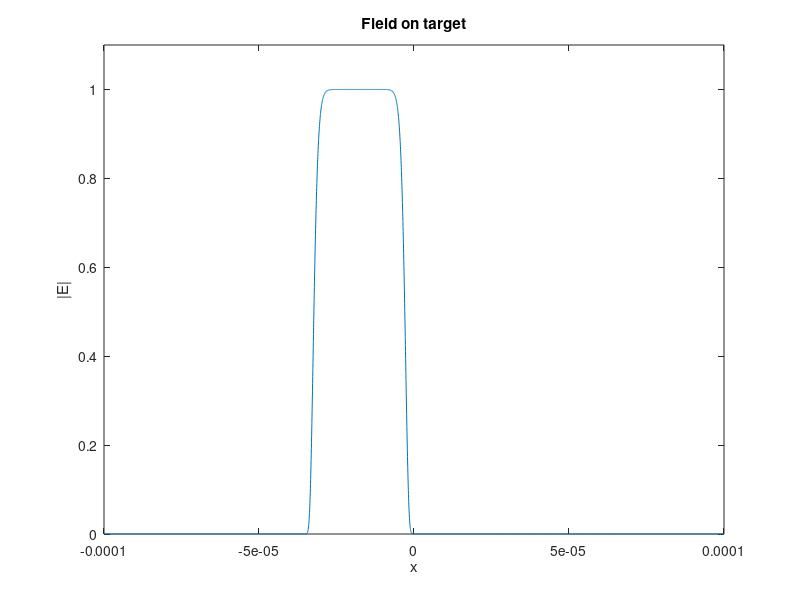
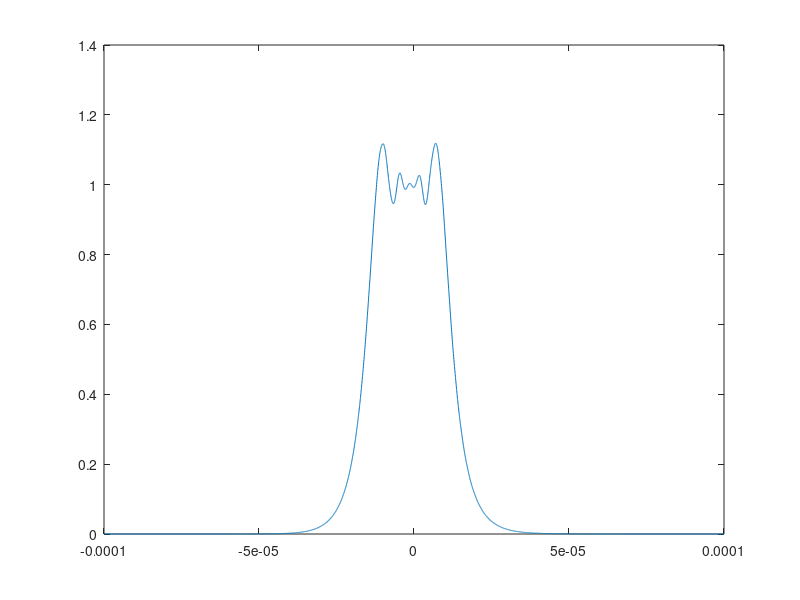

The MATLAB script that drew these images, in order: (Note: this script raises an error after producing the figures.)
%% Design and test an arbitrary beam generation

phi_deg = 80;               % tilt angle of Gaussian in deg
phi     = phi_deg * pi/180; % tilt angle of Gaussian (90deg = vertical)

d       = 100e-6;           % focal distance
lam     = 0.78e-6;           % wavelength

n_co    = 1.447;
k0      = 2*pi*n_co/lam;
w_0     = 15e-6;            % beam waist
n       = 8;               % order of super Gaussian
outP    = 0.05;

x_tar   = -d /tan(phi);
% defining the range for the grating where .mph file as grating length of
% 100 um, so  x_max - x_min need to be larger.
x_min   = -100e-6;
x_max   = 100e-6;
x  = linspace(x_min, x_max, 5000)';
x_coor = x;

glass_h = 10e-6;

%% Arbitrary field on target location
super_gaussian = @(x, phi, x_tar, w_0, n) ...
    exp(1i*k0*cos(phi) * x) .* exp(-( (x-x_tar)/w_0 ).^( 2*n ));

E_tar   = super_gaussian(x, phi, x_tar, w_0, n);
Ek_tar  = fftshift( fft( fftshift(E_tar) ) );
%%
figure(1)
plot(x, abs(E_tar))
xlabel('x')
ylim([0 1.1])
ylabel('|E|')
title('Field on target')

%% E on the grating
k       = linspace(-pi, pi, length(x) )'./(x(1) - x(2));
ky      = real( sqrt(k0^2 - k.^2) );

Ek_grat = exp(-1i * ky * -(d-glass_h)).*(Ek_tar);
Ez_grat = fftshift(  ifft( fftshift(Ek_grat) ) );

figure(2)
plot(x, abs(Ez_grat))
xline(-60e-6)
xline(60e-6)
xlabel('x')
ylabel('|E|')
title('Field on grating')

%% Parameters for grating
% Remove phase from the tilt
Ez_grat = exp(-1i*k0*cos(phi)*x) .* Ez_grat;

Pz_amp  = abs(Ez_grat).^2;
phase   = unwrap(angle(Ez_grat)); %add 'unwrap' for smoother interpolation!

figure(3)
plot(x, phase)
xlabel('x')
ylabel('phase')
title('desired phase on the grating')

% computing dng_amp depends on pump depletion
F       = griddedInterpolant(x, Pz_amp, 'spline');
fun     = @(x) F(x);
C       = 1/integral(fun, x_min, x_max);

denu    = zeros(size(x));

for i = 1:length(x)
    denu(i) = 1 - outP * C * integral(fun, -100e-6, x(i));
end

dng_amp = sqrt(outP * C * fun(x) ./ denu);

save('phase.mat',       'x',  'phase');
save('dng_amp.mat',     'x',  'dng_amp');

%% Run Comsol
% model = mphload('bragg_grating_design_5.0 (arbitrary field).mph');
% model.param('par2').set('lambda0', [num2str(lam*1e6) '[um]']);
% model.param('par3').set('phi_deg', num2str(phi_deg));
% model.param('default').set('L_g', '120 [um]');
% model.study('std1').run
% 
% % Dimensions
% H       = mphglobal(model, 'H');
% L       = mphglobal(model, 'L');
% L_g     = mphglobal(model, 'L_g');
% phi     = mphglobal(model, 'phi_deg');
% 
% lam     = mphglobal(model, 'lambda0');
% n_clad  = mphglobal(model, 'n_co');
% dn      = mphglobal(model, 'dn');
% 
% x       = linspace(-.5*L, .5*L, 5000);
% xx      = [x; .5*(H - 1)*ones(size(x))];
% Ez      = mphinterp(model, 'ewfd.Ez',     'coord', xx);
% 
% xx      = [x; zeros(size(x))];
% dng_amp = mphinterp(model, 'dng_amp',     'coord', xx);
% max_dng = max(dng_amp);
% 
% y       = linspace(-.5*H, .5*H, 5000);
% yy      = [-.5*L*ones(size(y)); y];
% Px      = mphinterp(model, 'ewfd.Poavx',  'coord', yy);
% p0      = trapz(y, Px);
% 
% yy      = [.5*L*ones(size(y)); y];
% Px      = mphinterp(model, 'ewfd.Poavx',  'coord', yy);
% p1      = trapz(y, Px);
% 
% pow_out = 100*(p0 - p1)/p0;
% 
% %%
% figure(4);
% plot(x, abs(Ez));
% xline(-L_g/2)
% xline(L_g/2)
% xlabel('x')
% ylabel('|E|')
% title('Field on grating')
% 
% save([  'data/bragg_grating',     ...
%         '_dimensions_',         num2str(H), 'x', num2str(L),    ...
%         '_grat_length_',        num2str(L_g),                   ...
%         '_lambda_',             num2str(lam),                   ...
%         '_n_clad_',             num2str(n_clad),                ...
%         '_dn_',                 num2str(dn),                    ...
%         '_scattered_tilt_',     num2str(phi),                   ...
%         '_target_dist_',        num2str(d*1e6),                 ...
%         '_target_waist_',       num2str(w_0*1e6),               ...
%         '_gausssian_order_',    num2str(n),                     ...
%         '_power_ratio_',        num2str(outP),                  ...
%         '.mat'], 'x', 'Ez', 'pow_out', 'max_dng');
